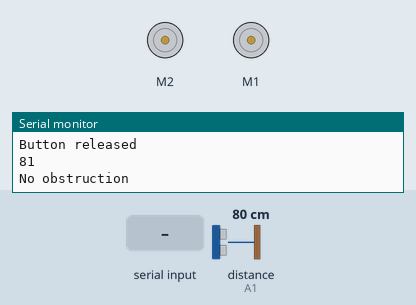
The sketch below on a simulated Arduino Uno, built with avr-gcc and run on an emulated ATmega328P. On the bench: 2 × DC motor (green arrow = forward, orange = backward, longer = faster), the last lines printed to the serial monitor. Inputs (shaded band) come from the test bench; at power-on: distance to the obstacle (sensor on A1) 80 cm. The echo pulse lasts 58.3 µs per cm.

Above: at 1.3 s.
1.4 s: "C" received over the second serial link
At 1.91 s:
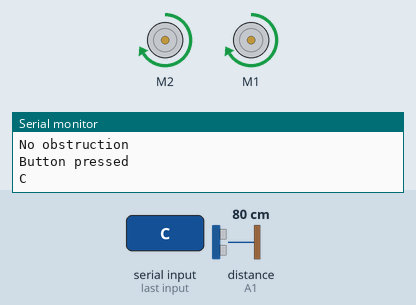
3.5 s: "A" received over the second serial link
At 3.96 s:
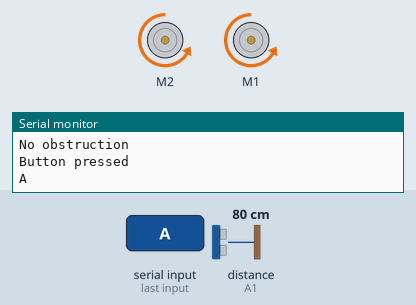
5.5 s: "D" received over the second serial link
At 6.01 s:
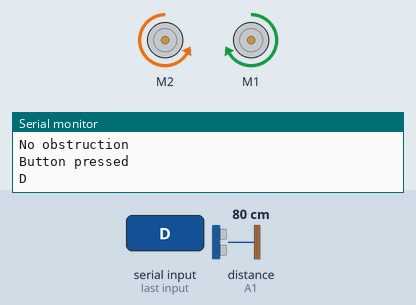
7.6 s: "B" received over the second serial link
At 8.05 s:
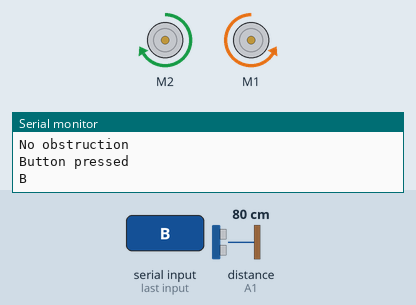
Timing chart, 0 to 10.6 s (numbered marks = the images above; inputs shaded):
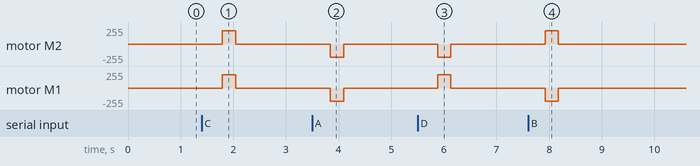

The sketch:

chariotExample.ino
```cpp
// Chariot - A simple Arduino robot control code
// WARNING: This code has been refactored by chatgpt and is untested. Use at your own risk

// Include necessary libraries for motor control, ultrasonic sensor, and software serial communication
#include "arduino libraries_2101\adafruit-Adafruit-Motor-Shield-library-89a0973\AFMotor.h"
#include "arduino libraries_2101\NewPing\NewPing.h"
#include "arduino libraries_2101\SoftwareSerial\src\SoftwareSerial.h"


// Define symbolic constants for ultrasonic sensor pins and maximum distance
#define TRIGGER_PIN  A0                                 // Define the pin number for the trigger pin of the ultrasonic sensor
#define ECHO_PIN     A1                                 // Define the pin number for the echo pin of the ultrasonic sensor
#define MAX_DISTANCE 200                                // Define the maximum distance (in cm) up to which the sensor should detect objects

// Initialize objects for ultrasonic sensor and motors
NewPing sonar(TRIGGER_PIN, ECHO_PIN, MAX_DISTANCE);     // Create a NewPing object for controlling the ultrasonic sensor
AF_DCMotor leftmotor(2);                                // Create a motor object to control the left motor
AF_DCMotor rightmotor(1);                               // Create a motor object to control the right motor
SoftwareSerial mySerial(10, 9);                         // Create a SoftwareSerial object for communication through pins 10 (RX) and 9 (TX)

// Declare global variables
boolean prox;                                           // Boolean variable to store whether the path is clear (true) or obstructed (false)
int distance;                                           // Integer variable to store the distance measured by the ultrasonic sensor

void setup() {
  // Initialize motors and serial communication
  initializeMotors();                                   // Call the function to initialize motors
  initializeSerialCommunication();                      // Call the function to initialize serial communication
}

// Main loop where the program runs over and over
void loop() {
  char reply[100];                                      // Array to store received serial data
  int i = 0;                                            // Index variable for array

  // Read incoming serial data and store it in the 'reply' array
  while (mySerial.available()) {
    reply[i] = mySerial.read();                         // Store each byte of data in the array
    i++;                                                // Move to the next array index
  }

  sensor_read();                                        // Call function to check for obstructions
  reply[i] = '\0';                                      // End the string with null termination

  // Check if any serial data was received and control motors accordingly
  if(strlen(reply) > 0){
      Serial.println("Button pressed");                 // Print message indicating a button was pressed
      Serial.println(reply);                            // Print the received data
      moveMotors(reply[0]);                             // Call function to control motors based on the first character of received data
  } else {
    Serial.println("Button released");                  // Print message indicating the button was released
    stopMotors();                                       // Call function to stop motors
  }
}

// Function to initialize motors by setting their speed
void initializeMotors() {
  leftmotor.setSpeed(200);                              // Set the speed of the left motor to 200
  rightmotor.setSpeed(200);                             // Set the speed of the right motor to 200
}

// Function to initialize serial communication
void initializeSerialCommunication() {
  mySerial.begin(9600);                                 // Start software serial communication at 9600 baud rate
  Serial.begin(9600);                                   // Start serial monitor communication at 9600 baud rate
}

// Function to read data from ultrasonic sensor and check for obstructions
void sensor_read() {
  delay(250);                                           // Wait for 250 milliseconds to ensure accurate readings
  distance = sonar.ping_cm();                           // Measure the distance using the ultrasonic sensor and store it in the 'distance' variable
  Serial.println(distance);                             // Print the measured distance to the serial monitor

  // Check if the path is clear or obstructed and update the 'prox' variable accordingly
  if (distance > 10 || distance == 0) {
    Serial.println("No obstruction");                   // Print message indicating no obstruction
    prox = true;                                        // Set 'prox' to true indicating path is clear
  } else {
    Serial.println("Obstruction");                      // Print message indicating obstruction
    prox = false;                                       // Set 'prox' to false indicating path is obstructed
  }
}

// Function to control motors based on received command
void moveMotors(char command) {
  // Check the received command and control motors accordingly
  // 'C' - Forward, 'A' - Backward, 'D' - Turn Left, 'B' - Turn Right
  if (command == 'C' && prox == true) {                 // Move forward if path is clear
    runMotors(FORWARD, FORWARD);
  } else if (command == 'A') {                          // Move backward
    runMotors(BACKWARD, BACKWARD);
  } else if (command == 'D') {                          // Turn left
    runMotors(BACKWARD, FORWARD);
    delay(250);                                         // Pause for 250 milliseconds while turning
    stopMotors();                                       // Stop motors after turning
  } else if (command == 'B') {                          // Turn right
    runMotors(FORWARD, BACKWARD);
    delay(250);                                         // Pause for 250 milliseconds while turning
    stopMotors();                                       // Stop motors after turning
  }
}

// Function to run motors in specified directions
void runMotors(int leftMotorDirection, int rightMotorDirection) {
  leftmotor.run(leftMotorDirection);                    // Run left motor in specified direction
  rightmotor.run(rightMotorDirection);                  // Run right motor in specified direction
}

// Function to stop both motors
void stopMotors() {
  leftmotor.run(RELEASE);                               // Stop the left motor
  rightmotor.run(RELEASE);                              // Stop the right motor
}
```

Measured:
- after the input at 1.4 s, motor M2, motor M1: stopped → forward 200/255 after 0.39 s, → stopped 0.26 s later
- after the input at 3.5 s, motor M2, motor M1: stopped → backward 200/255 after 0.34 s, → stopped 0.26 s later
- after the input at 5.5 s, motor M2: stopped → backward 200/255 after 0.39 s, → stopped 0.25 s later; motor M1: stopped → forward 200/255 after 0.39 s, → stopped 0.25 s later
- after the input at 7.6 s, motor M2: stopped → forward 200/255 after 0.33 s, → stopped 0.25 s later; motor M1: stopped → backward 200/255 after 0.33 s, → stopped 0.25 s later
